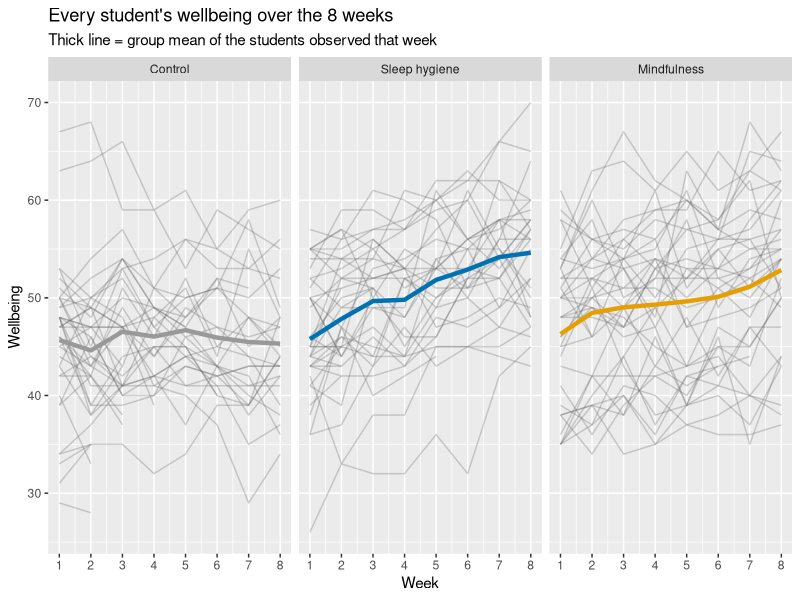
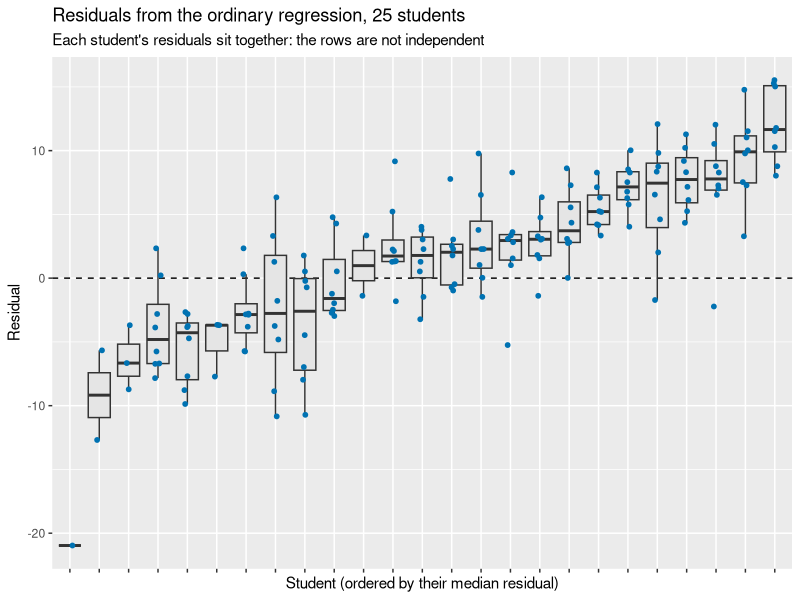
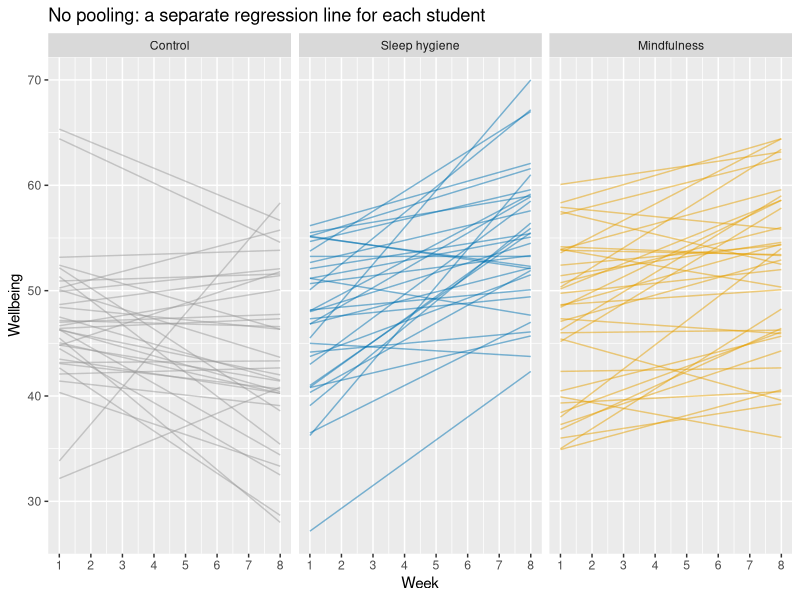
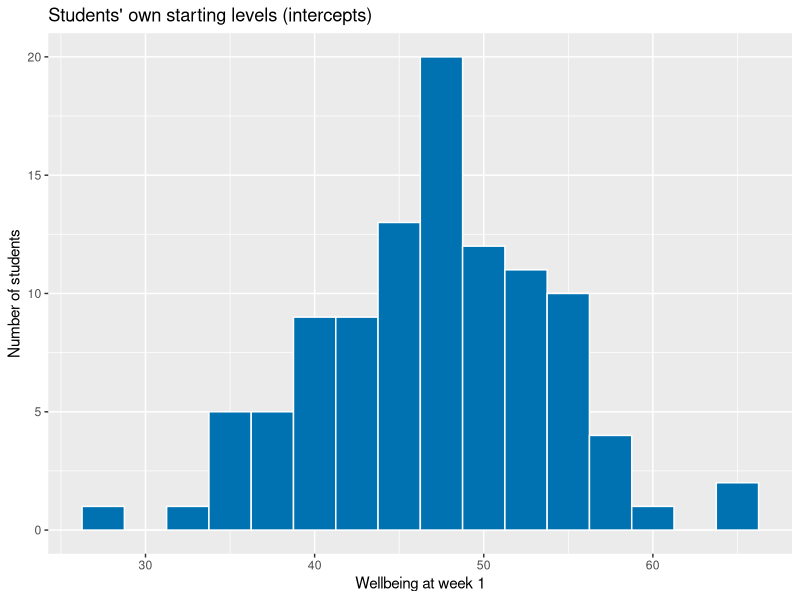
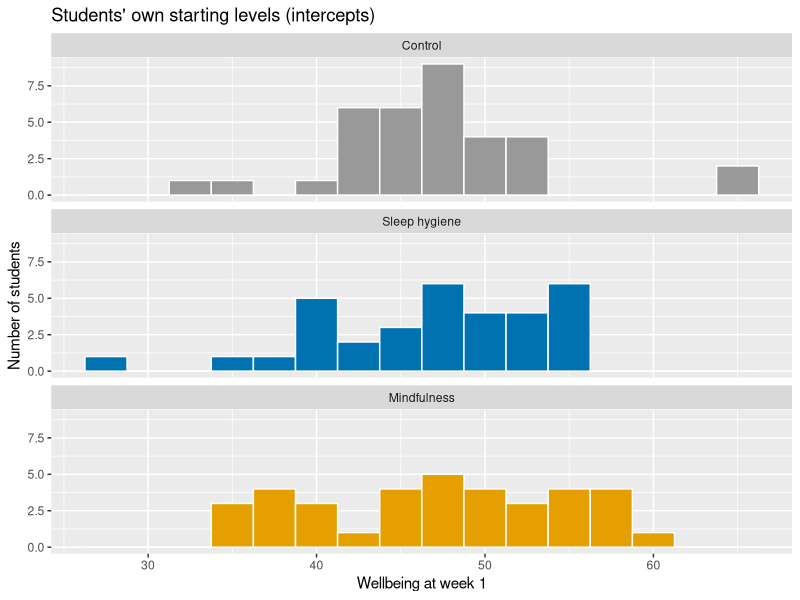
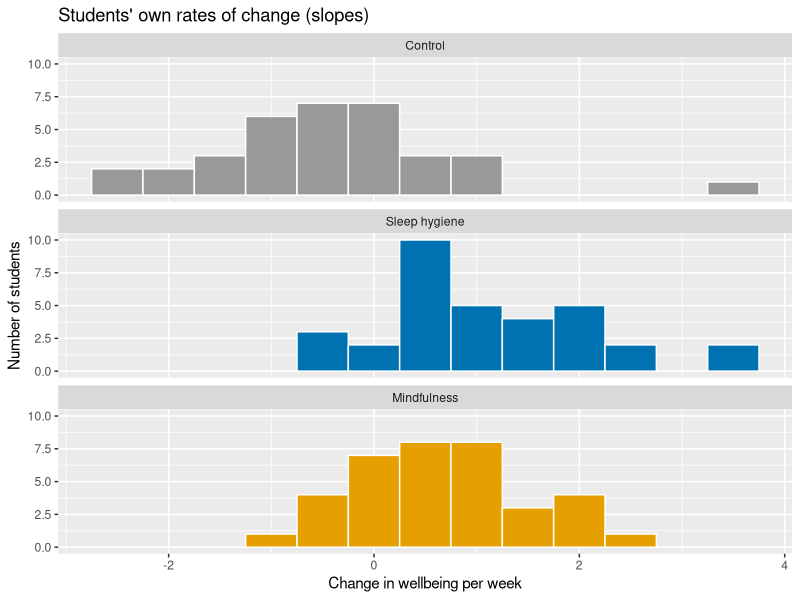
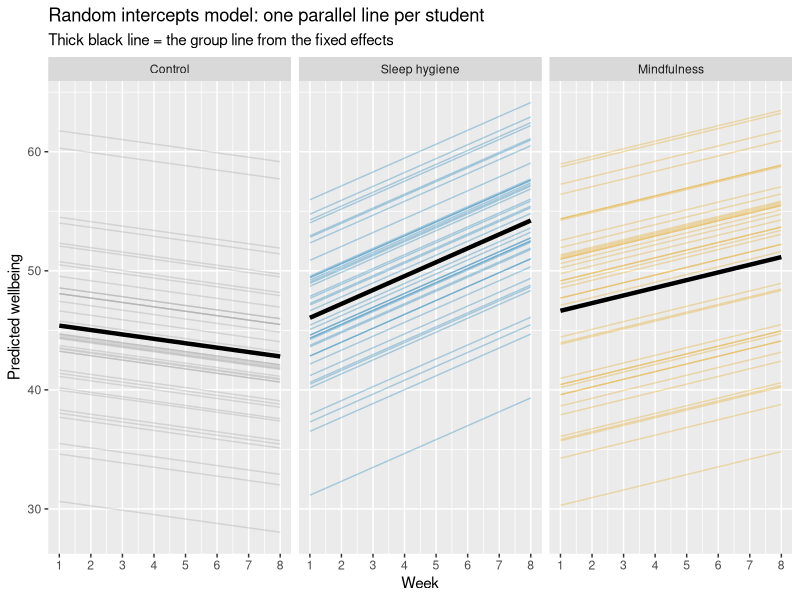

Write R code to recreate these figures, in order.
## ---- chunk 1
library(tidyr)
library(ggplot2)
library(lme4)
library(lmerTest)
library(rstatix)
## ---- chunk 2
#| echo: false
df <- read.csv("data/sleep_study_mixed.csv")
## ---- chunk 3
head(df)
summary(df)
## ---- chunk 4
# Wide to long 
df_long <- pivot_longer(df,
                cols            = week_1:week_8,
                names_to        = "week",
                names_prefix    = "week_",
                names_transform = as.integer,
                values_to       = "wellbeing",
                values_drop_na  = TRUE)
## ---- chunk 5
#create a variable to store our condition labels
cond_levels <- c("Control", "Sleep hygiene", "Mindfulness")

#change the condition to a factor in the long data
df_long$condition <- factor(df_long$condition, levels = cond_levels)

#change the condition to a factor in the wide data
df$condition <- factor(df$condition, levels = cond_levels)
## ---- chunk 6
# week0 = week - 1, so that week0 = 0 is the start of the study and the intercept
# means "wellbeing at week 1". (Centring time is a decision we always have to make.)
df_long$week0 <- df_long$week - 1

## ---- chunk 7
head(df_long, n = 8)
## ---- chunk 8
#students still in the study at each week
colSums(!is.na(df[, paste0("week_", 1:8)]))   

# TRUE = provided all 8 weeks
has_all_weeks <- complete.cases(df)             

#contingency table
table(Condition = df$condition, `All 8 weeks` = has_all_weeks)
## ---- chunk 9
cond_cols <- c("Control" = "#999999", "Sleep hygiene" = "#0072B2", "Mindfulness" = "#E69F00")

## ---- chunk 10

ggplot(df_long, aes(x = week, y = wellbeing, group = id)) + #sets up the initial plot of wellbeing over weeks, split by individual ID
  geom_line(alpha = 0.3, colour = "grey40") + #plots individuals as grey semi-opaque lines
  stat_summary(aes(group = condition, colour = condition),
               fun = mean, geom = "line", linewidth = 1.5) + #adds the mean of each group as a thicker line, coloured by the cond_cols (but with default ggplot2 colours)
  facet_wrap(~ condition) + #splits into 3 subplots based on condition
  scale_colour_manual(values = cond_cols) + #uses the actual colours we want
  scale_x_continuous(breaks = 1:8) + #sets up the ticks on the x axis
  labs(title = "Every student's wellbeing over the 8 weeks",
       subtitle = "Thick line = group mean of the students observed that week",
       x = "Week", y = "Wellbeing") + #adds labels
  theme(legend.position = "none") #says not to plot a legend
## ---- chunk 11
#get participants with complete data
completers <- df$id[has_all_weeks]
#get complete data set
cc <- df_long[df_long$id %in% completers, ]
#set both ID and week as factors
cc$id     <- factor(cc$id)
cc$week_f <- factor(cc$week, levels = 1:8, labels = paste0("wk", 1:8))

length(completers)           # students left (out of 120)
nrow(cc)                     # observations left (out of 802)

#use the rstatix::anova_test function to perform a mixed anova.
rm_res <- anova_test(data = cc, dv = wellbeing, wid = id,
                     between = condition, within = week_f)
rm_res                       # includes Mauchly's test and the GG/HF corrections
get_anova_table(rm_res)      # the ANOVA table, with the sphericity correction applied

## ---- chunk 12
# Ignores which student each row belongs to. Everyone in a condition gets the same line.
m_complete <- lm(wellbeing ~ week0 * condition, data = df_long)
summary(m_complete)
## ---- chunk 13
set.seed(3)
some_students <- sample(unique(df_long$id), 25)
resid_df <- data.frame(student = factor(df_long$id), resid = resid(m_complete))
resid_df <- resid_df[resid_df$student %in% some_students, ]
resid_df$student <- reorder(resid_df$student, resid_df$resid, FUN = median)

ggplot(resid_df, aes(x = student, y = resid)) +
  geom_hline(yintercept = 0, linetype = "dashed") +
  geom_boxplot(outlier.shape = NA, fill = "grey90") +
  geom_jitter(width = 0.1, size = 1.3, colour = "#0072B2") +
  labs(title = "Residuals from the ordinary regression, 25 students",
       subtitle = "Each student's residuals sit together: the rows are not independent",
       x = "Student (ordered by their median residual)", y = "Residual") +
  theme(axis.text.x = element_blank())
## ---- chunk 14
fit_one_student <- function(d) {
  if (nrow(d) < 3) {
    return(data.frame(id = d$id[1], intercept = NA, slope = NA, n_obs = nrow(d)))
  }
  b <- coef(lm(wellbeing ~ week0, data = d))
  data.frame(id = d$id[1], intercept = b[[1]], slope = b[[2]], n_obs = nrow(d))
}

## ---- chunk 15
#apply individual regression function to each participant
person_fits <- do.call(rbind, lapply(split(df_long, df_long$id), fit_one_student))

#also get the condition for that participant and add it to our person_fits dataframe
person_fits$condition <- df$condition[match(person_fits$id, df$id)]

#examine the first few rows.
head(person_fits)             
## ---- chunk 16
fits_ok <- person_fits[!is.na(person_fits$slope), ]
nrow(fits_ok)                 # students we could fit separately
## ---- chunk 17
# Draw all the separate lines
ggplot(fits_ok) +
  geom_segment(aes(x = 1, xend = 8,
                   y = intercept, yend = intercept + 7 * slope,
                   colour = condition), alpha = 0.5) +
  facet_wrap(~ condition) +
  scale_colour_manual(values = cond_cols) +
  scale_x_continuous(breaks = 1:8) +
  labs(title = "No pooling: a separate regression line for each student",
       x = "Week", y = "Wellbeing") +
  theme(legend.position = "none")
## ---- chunk 18
# How much do the intercepts and slopes vary?
ggplot(fits_ok, aes(x = intercept)) +
  geom_histogram(binwidth = 2.5, fill = "#0072B2", colour = "white") +
  labs(title = "Students' own starting levels (intercepts)",
       x = "Wellbeing at week 1", y = "Number of students")
## ---- chunk 19
#same but split by group
ggplot(fits_ok, aes(x = intercept, fill = condition)) +
  geom_histogram(binwidth = 2.5, colour = "white") +
  facet_wrap(~ condition, ncol = 1) +
  scale_fill_manual(values = cond_cols) +
  labs(title = "Students' own starting levels (intercepts)",
       x = "Wellbeing at week 1", y = "Number of students") +
  theme(legend.position = "none")

## ---- chunk 20
ggplot(fits_ok, aes(x = slope, fill = condition)) +
  geom_histogram(binwidth = 0.5, colour = "white") +
  facet_wrap(~ condition, ncol = 1) +
  scale_fill_manual(values = cond_cols) +
  labs(title = "Students' own rates of change (slopes)",
       x = "Change in wellbeing per week", y = "Number of students") +
  theme(legend.position = "none")

## ---- chunk 21
#We can also fit a model that allows students to have their own intercept (1 | id)
m_intercepts <- lmer(wellbeing ~ week0 * condition + (1 | id), data = df_long)
summary(m_intercepts)
## ---- chunk 22
all_students <- expand.grid(id = unique(df_long$id), week0 = 0:7)
all_students$condition    <- df$condition[match(all_students$id, df$id)]
all_students$student_line <- predict(m_intercepts, newdata = all_students)
all_students$week <- all_students$week0 + 1

group_lines <- unique(all_students[, c("condition", "week0", "week")])
group_lines$group_line <- predict(m_intercepts, newdata = group_lines, re.form = NA)

ggplot() +
  geom_line(data = all_students, aes(x = week, y = student_line, group = id, colour = condition), alpha = 0.3) +
  geom_line(data = group_lines, aes(x = week, y = group_line, group = condition),
            colour = "black", linewidth = 1.5) +
  facet_wrap(~ condition) +
  scale_colour_manual(values = cond_cols) +
  scale_x_continuous(breaks = 1:8) +
  labs(title = "Random intercepts model: one parallel line per student",
       subtitle = "Thick black line = the group line from the fixed effects",
       x = "Week", y = "Predicted wellbeing") +
  theme(legend.position = "none")

## ---- chunk 23
  se_table <- data.frame(lm = coef(summary(m_complete))[, "Std. Error"],
                         random_intercept = coef(summary(m_intercepts))[, "Std. Error"])
  round(se_table, 2)
## ---- chunk 24
df$completed <- ifelse(has_all_weeks, "Completed", "Dropped out")
tapply(df$week_1, df$completed, mean)       # 47.6 vs 41.0
t.test(week_1 ~ completed, data = df)       # p < .001
